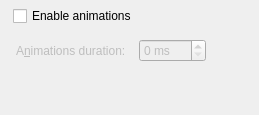
     <widget class="QWidget" name="Animations">
      <attribute name="title">
       <string>Animations</string>
      </attribute>
      <layout class="QGridLayout" name="gridLayout_5">
       <property name="leftMargin">
        <number>11</number>
       </property>
       <property name="topMargin">
        <number>6</number>
       </property>
       <property name="rightMargin">
        <number>13</number>
       </property>
       <property name="bottomMargin">
        <number>13</number>
       </property>
       <property name="spacing">
        <number>13</number>
       </property>
       <item row="1" column="0">
        <layout class="QVBoxLayout" name="verticalLayout_8">
         <property name="leftMargin">
          <number>2</number>
         </property>
         <item>
          <widget class="QCheckBox" name="_animationsEnabled">
           <property name="text">
            <string>Enable animations</string>
           </property>
          </widget>
         </item>
        </layout>
       </item>
       <item row="3" column="0">
        <spacer name="verticalSpacer_5">
         <property name="orientation">
          <enum>Qt::Orientation::Vertical</enum>
         </property>
         <property name="sizeHint" stdset="0">
          <size>
           <width>20</width>
           <height>40</height>
          </size>
         </property>
        </spacer>
       </item>
       <item row="2" column="0">
        <layout class="QHBoxLayout" name="horizontalLayout_15">
         <item>
          <widget class="QLabel" name="_animationsDurationLabel">
           <property name="enabled">
            <bool>false</bool>
           </property>
           <property name="text">
            <string>A&amp;nimations duration:</string>
           </property>
           <property name="alignment">
            <set>Qt::AlignmentFlag::AlignLeading|Qt::AlignmentFlag::AlignLeft|Qt::AlignmentFlag::AlignVCenter</set>
           </property>
           <property name="indent">
            <number>5</number>
           </property>
           <property name="buddy">
            <cstring>_animationsDuration</cstring>
           </property>
          </widget>
         </item>
         <item>
          <widget class="QSpinBox" name="_animationsDuration">
           <property name="enabled">
            <bool>false</bool>
           </property>
           <property name="sizePolicy">
            <sizepolicy hsizetype="Preferred" vsizetype="Fixed">
             <horstretch>0</horstretch>
             <verstretch>0</verstretch>
            </sizepolicy>
           </property>
           <property name="suffix">
            <string> ms</string>
           </property>
           <property name="maximum">
            <number>500</number>
           </property>
          </widget>
         </item>
         <item>
          <spacer name="horizontalSpacer_4">
           <property name="orientation">
            <enum>Qt::Orientation::Horizontal</enum>
           </property>
           <property name="sizeHint" stdset="0">
            <size>
             <width>40</width>
             <height>20</height>
            </size>
           </property>
          </spacer>
         </item>
        </layout>
       </item>
      </layout>
     </widget>
